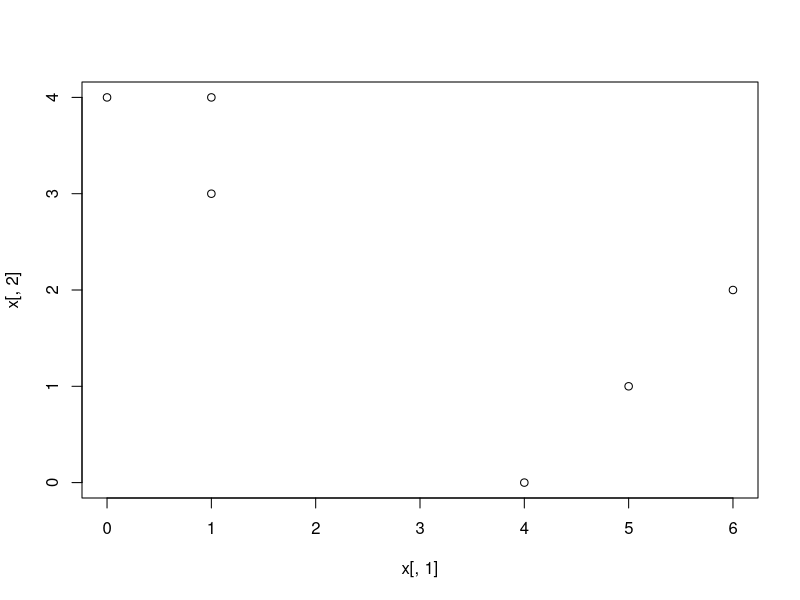
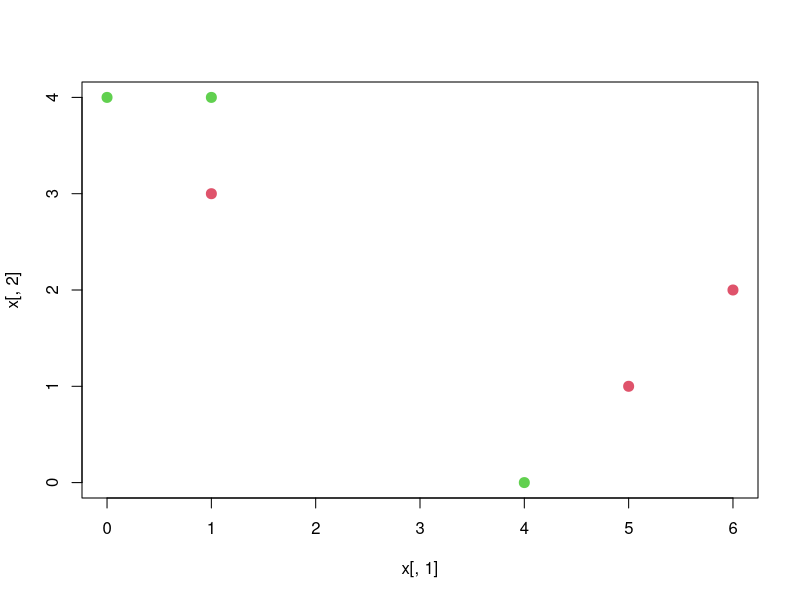
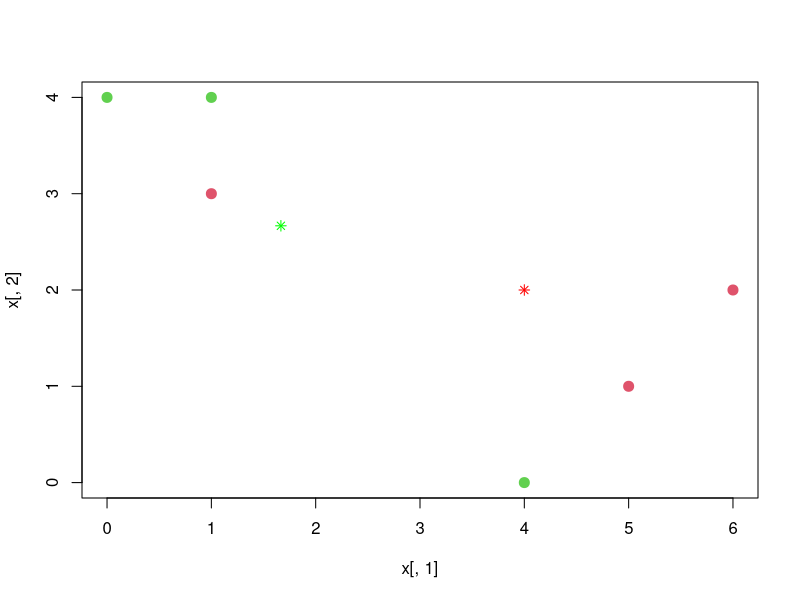
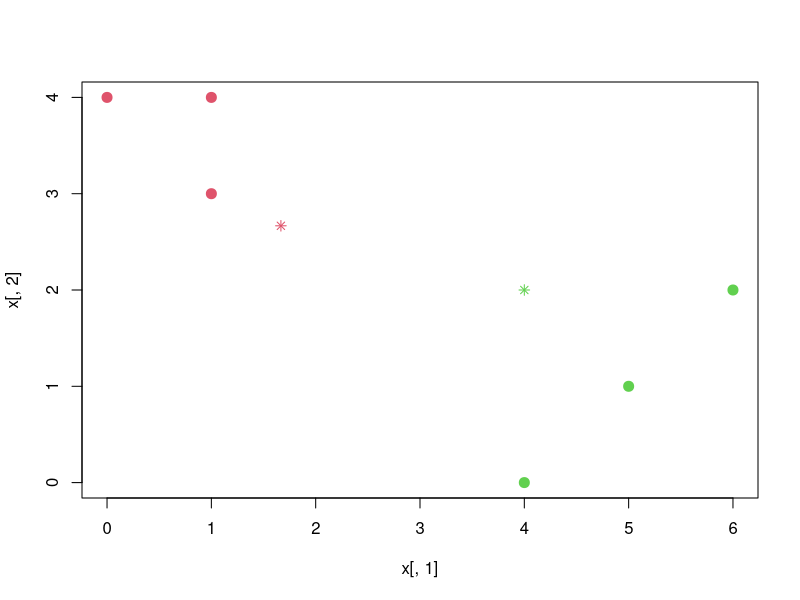
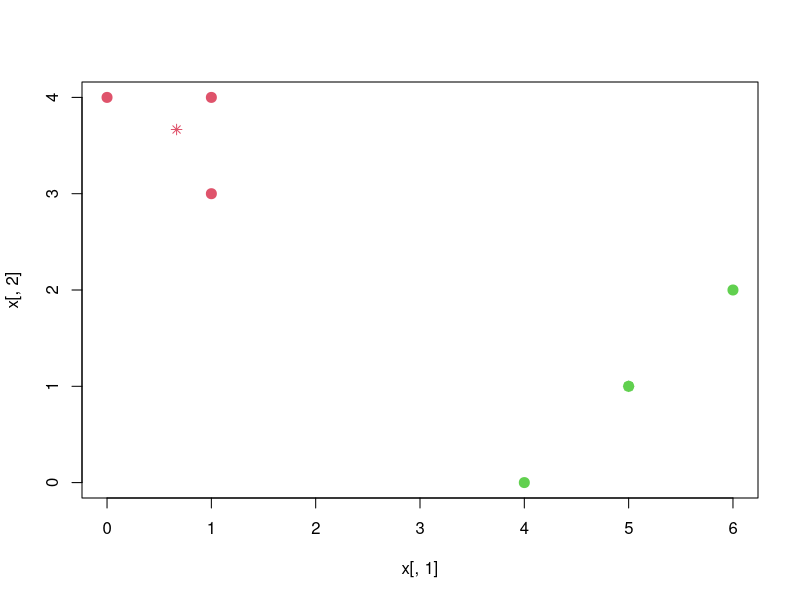
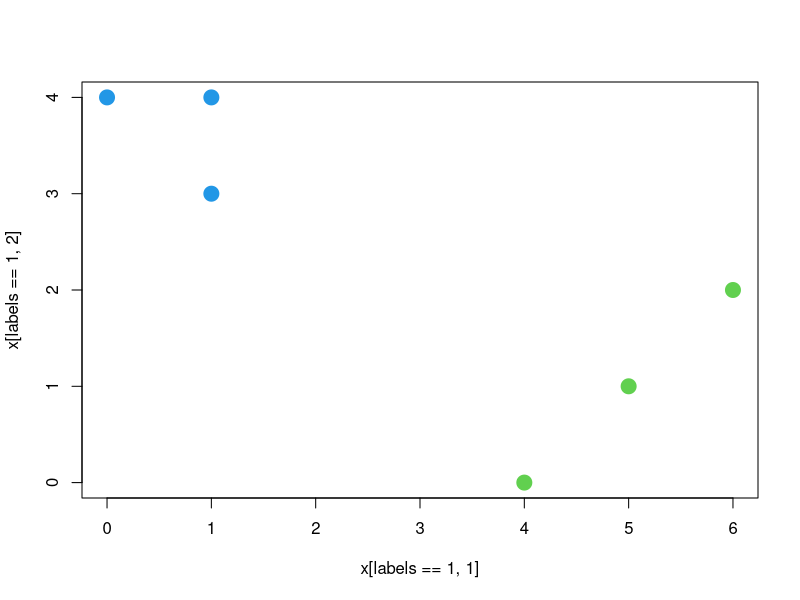
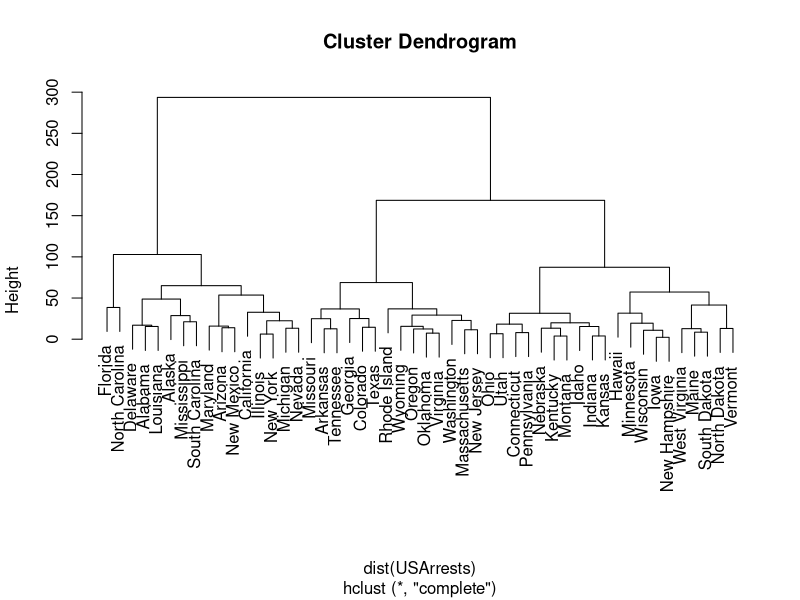
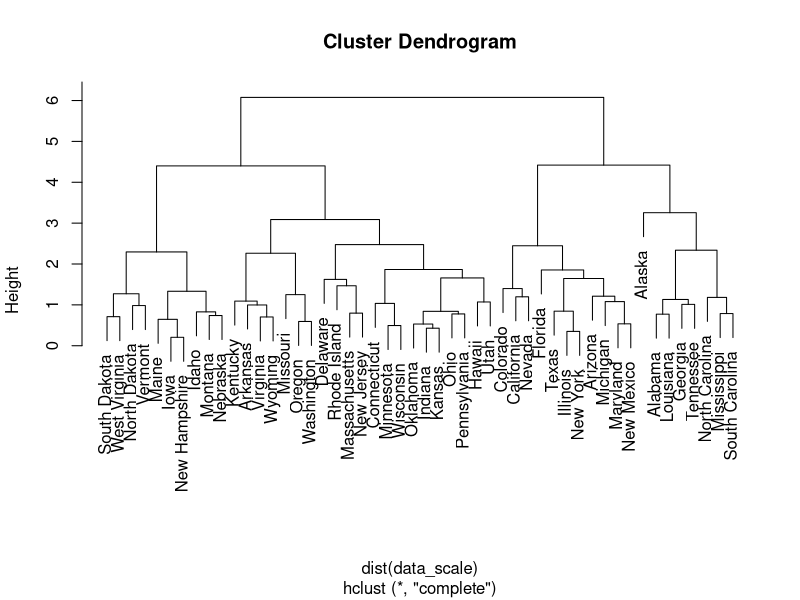

Source code (R) for these figures, in order:
## ---- chunk 1
knitr::opts_chunk$set(echo = TRUE, message = FALSE,
                      warnings = FALSE, fig.align = 'center',  eval = TRUE)
## ---- chunk 2
x <- cbind(c(1, 1, 0, 5, 6, 4), c(4, 3, 4, 1, 2, 0))
plot(x[,1], x[,2])

## ---- chunk 3
set.seed(0)
label <- sample(x = 2, size = nrow(x), replace = TRUE)
label
plot(x[, 1], x[, 2], col = (label + 1), pch = 20, cex = 2)

## ---- chunk 4
centroids = aggregate(x, list(Cluster = label), mean)
centroids
plot(x[, 1], x[, 2], col = (label + 1), pch = 20, cex = 2)

points(centroids[1,2:3], col = "red", pch = 8)
points(centroids[2,2:3], col = "green", pch = 8)
## ---- chunk 5
distance <- function (x, y){
  return(sqrt((x[1] - y[1])^2 + (x[2] - y[2])^2))
}
c1 <- c(mean(x[label == 1, 1]), mean(x[label == 1, 2]))
c2 <- c(mean(x[label == 2, 1]), mean(x[label == 2, 2]))

distance(x[1,], c1)
distance(x[1,], c2)
label[1] <- 2
distance(x[2,], c1)
distance(x[2,], c2)
label[2] <- 2
distance(x[3,], c1)
distance(x[3,], c2)
label[3] <- 2
distance(x[4,], c1)
distance(x[4,], c2)
label[4] <- 2
distance(x[5,], c1)
distance(x[5,], c2)
label[5] <- 1
distance(x[6,], c1)
distance(x[6,], c2)
label[6] <- 1

labels <- c(1, 1, 1, 2, 2, 2)
plot(x[, 1], x[, 2], col = (labels + 1), pch = 20, cex = 2)
points(c1[1], c1[2], col = 3, pch = 8)
points(c2[1], c2[2], col = 2, pch = 8)
## ---- chunk 6
c1 <- c(mean(x[labels == 1, 1]), mean(x[labels == 1, 2]))
c2 <- c(mean(x[labels == 2, 1]), mean(x[labels == 2, 2]))
plot(x[,1], x[,2], col=(labels + 1), pch = 20, cex = 2)
points(c1[1], c1[2], col = 2, pch = 8)
points(c2[1], c2[2], col = 3, pch = 8)

## ---- chunk 7
plot(x[labels == 1, 1], x[labels == 1, 2], col = 4, pch = 20, cex = 3,
     xlim = c(0, 6), ylim = c(0, 4))
points(x[labels == 2, 1], x[labels == 2, 2], 
       col = 3, pch = 20, cex = 3)
## ---- chunk 8
set.seed(100)
data(USArrests)
complete_cluster = hclust(dist(USArrests), method="complete")
plot(complete_cluster)
## ---- chunk 9
clustersb = cutree(complete_cluster, 3)
clustersb
## ---- chunk 10
data_scale = scale(USArrests)
complete_cluster_scale = hclust(dist(data_scale), method="complete")
plot(complete_cluster_scale)
## ---- chunk 11
clustersd = cutree(complete_cluster_scale, 3)
clustersd
table(clustersb)
table(clustersd)

## ---- chunk 12
kmeans_algorithm <- function(D, k, epsilon) {
  t <- 0
  
  mu <- matrix(NA, nrow = k, ncol = ncol(D))
  for (i in 1:k) {
    mu[i, ] <- D[sample(1:nrow(D), 1), ]
  }
  
  cluster_assignment <- rep(0, nrow(D))
  
  repeat {
    t <- t + 1
    new_mu <- matrix(NA, nrow = k, ncol = ncol(D))
    
    for (j in 1:nrow(D)) {
      distances <- apply(mu, 1, function(centroid) sum((D[j, ] - centroid)^2))
      cluster_assignment[j] <- which.min(distances)
    }
    
    for (i in 1:k) {
  cluster_points <- D[cluster_assignment == i, , drop = FALSE] 
  if (nrow(cluster_points) > 0) {
    new_mu[i, ] <- colMeans(cluster_points)
  } else {
    
    new_mu[i, ] <- D[sample(1:nrow(D), 1), ]
  }
}
    
    if (sum(sqrt(apply((mu - new_mu)^2, 1, sum))) <= epsilon) {
      break
    }
    mu <- new_mu
  }
  
  list(centroids = mu, assignment = cluster_assignment)
}

set.seed(0)
x <- c(rnorm(100, mean = 5, sd = 1), rnorm(100, mean = 7, sd = 1), rnorm(100, mean = 6, sd = 1))
D <- matrix(x, ncol = 1) 

result <- kmeans_algorithm(D, k = 3, epsilon = 1e-4)

centroids <- result$centroids

boxplot(D ~ result$assignment, xlab = "Cluster", ylab = "Values", main = "Boxplot of Clusters")

